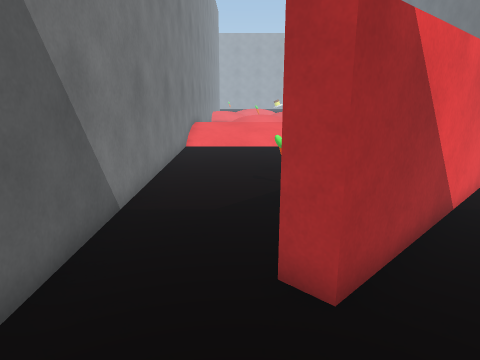
view 1 (above)

16 first-person views from a walk through a Unity game level. The camera is 1.4 m above the floor, tilts 14° down and sees 70° across. The floor is counted in squares, 0.5 m on a side. Each view is taken from the middle of a square. On the plan, view 1 faces up. The plan holds only what a view shows up to about 20 squares ahead; the rest is blank. The place goes on beyond the plan. The player character is not drawn. Surface patterns are stand-ins for the level's own textures.

view 2
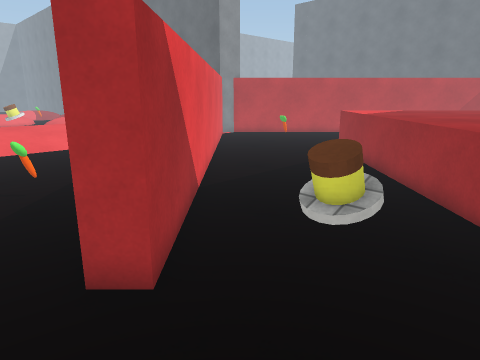

view 3
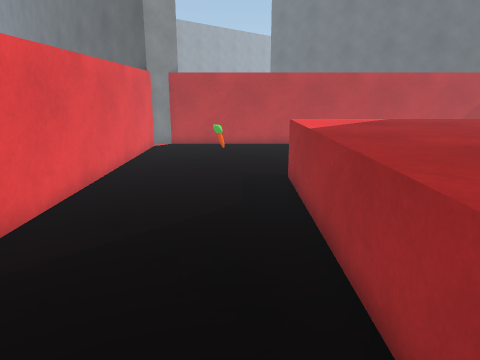

view 4
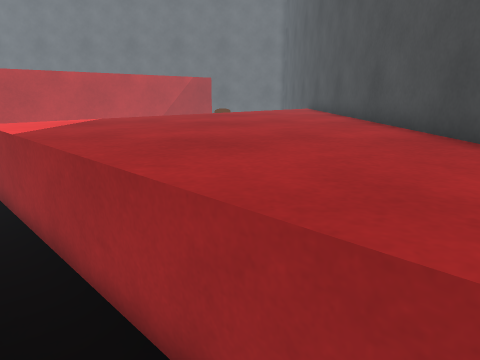

view 5
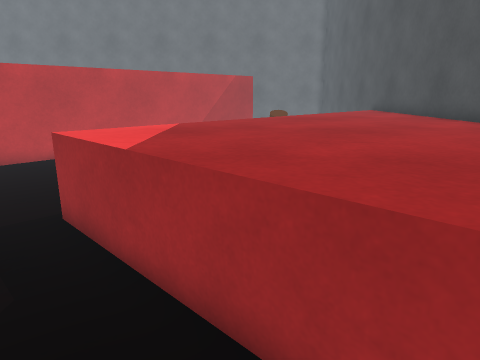

view 6
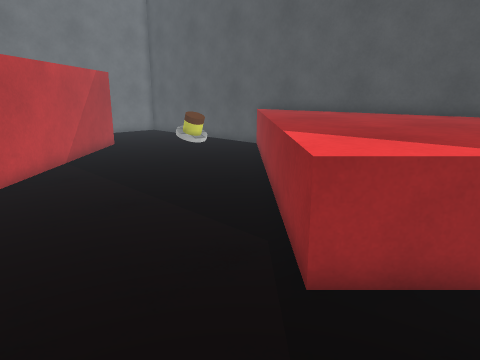

view 7
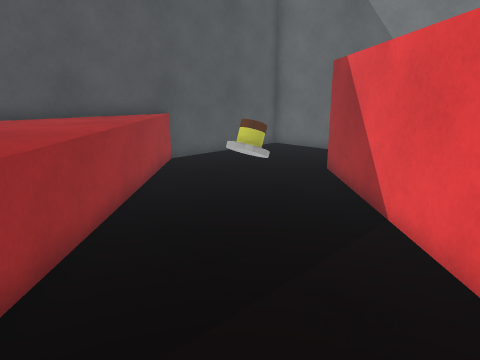

view 8
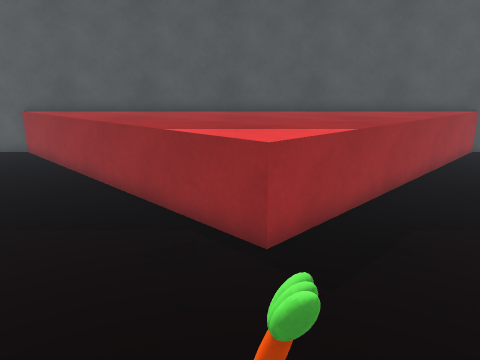

view 9
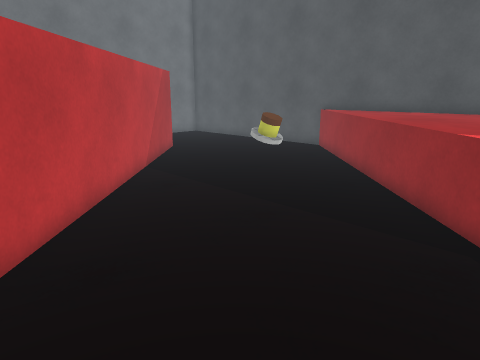

view 10
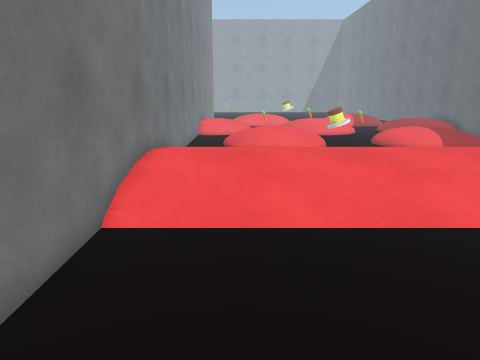

view 11
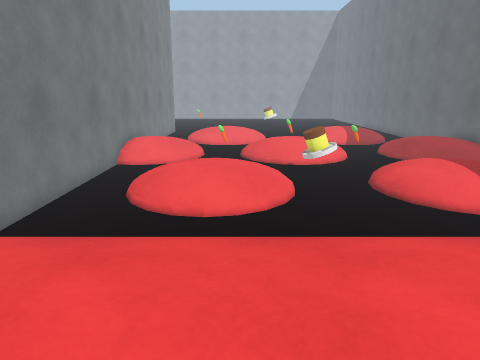

view 12
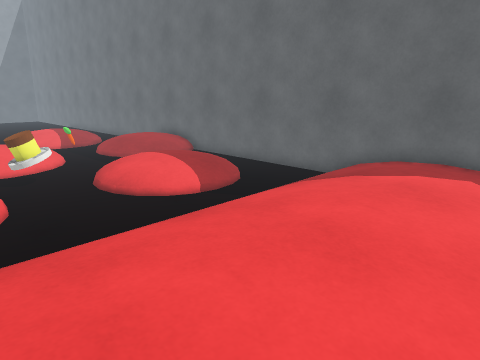

view 13
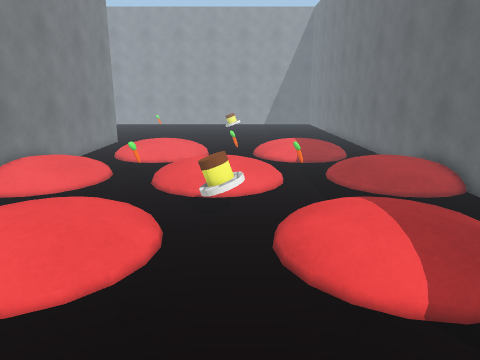

view 14
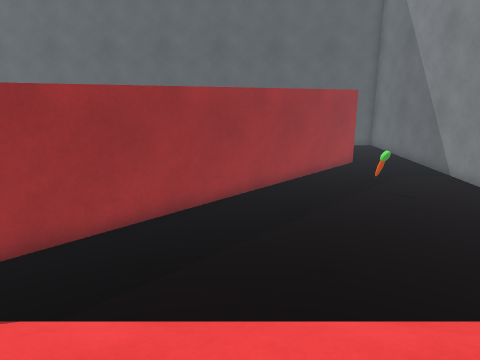

view 15
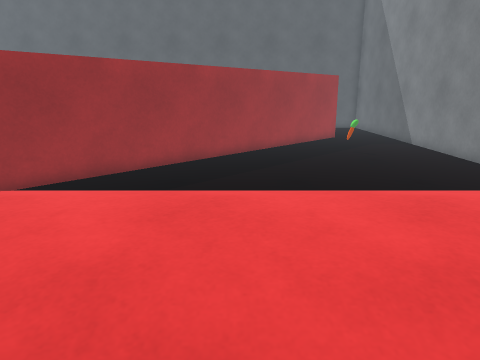

view 16
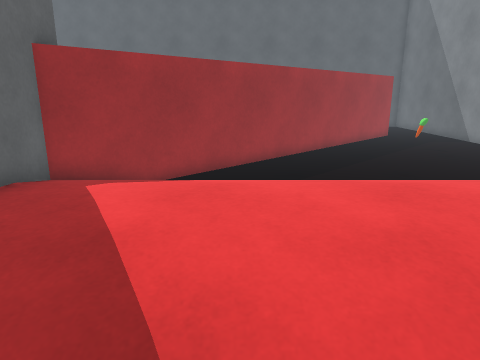

### Floor plan
Key: @ floor where view 1 was taken; # wall or solid block; . main floor; : floor 0.25 m higher than the main floor; + floor 0.5 m higher than the main floor; / step, stairs or slope; = window, fence, low wall or low ledge; ^ raised ledge; O other object.
Columns run from 3 left of view 1 to 29 right of it. Each row starts with its distance up from view 1.
 44 #  //+/     :++/   #
 43 #  .///     .///   #
 42 #  ....     ....   #
 41 #  :...     ...    #
 40 #+++/O/+++++/O/++++#
 39 #+++/./+++++/./++++#
 38 #++//.//+++//.//+++#
 37 #://...//://...//:/#
 36 #..................#
 35 #..   /..OO..    ..#
 34 #..  +//.OO.:++  ..#
 33 #./ +++//../++++/ .#
 32 #./+++++/../+++++ .#
 31 #.//+++//../++++/..#
 30 #..//+//....:++//..#
 29 #...///......///...#
 28 #..................#
 27 #///////////////   #
 26 #::::::::::::::::::#
 25 #++++++++++++++++++#
 24 #++++++++++++++++++#
 23 #++++++++++++++++++#
 22 #++++++++++++++++++#
 21 #++++++++++++++++++#
 20 #/////////////////:#
 19 #..............   ####
 18 #................##..##
 17 #...............##....##
 16 #..............##......##
 15 #.............##........##
 14 #............##..........##
 13 #...........##.....O......##
 12 #..........##..............##
 11 #...O.....##................##
 10 #...O....##..................##
  9 #.......##........==..........##
  8 #......##........^^^^..........##
  7 #.....##........^^^^^^..........#
  6 #....##........^^^^^^^^..........
  5 #...##........^^^^^^^^^^.........
  4 #............^^^^^^^^^^^^........
  3 #......OO...^^^^^^^^^^^^^^...OO..
  2 #..........^^^^^^^^^^^^^^^^......
  1 #.........^^^^^^^^^^^^^^^^^^.....
  0 #..@.....^^^^^^^^^^^^^^^^^^^^....
 -1 #.......^^^^^^^^^^^^^^^^^^^^^^..
 -2 ########^^^^^^^^^^^^^^^^^^^^^^###

Where each view was taken, in squares from view 1:
view 1: 0 up, 0 right, facing up
view 2: 0 up, 1 left, facing up-right
view 3: 2 up, 6 right, facing up-right
view 4: 2 up, 6 right, facing right
view 5: 5 up, 8 right, facing right
view 6: 13 up, 13 right, facing down-right
view 7: 11 up, 13 right, facing down-left
view 8: 15 up, 16 right, facing down
view 9: 15 up, 16 right, facing down-right
view 10: 12 up, 0 right, facing up
view 11: 20 up, 3 right, facing up
view 12: 20 up, 3 right, facing up-right
view 13: 24 up, 7 right, facing up
view 14: 24 up, 7 right, facing down
view 15: 28 up, 7 right, facing down
view 16: 29 up, 11 right, facing down
